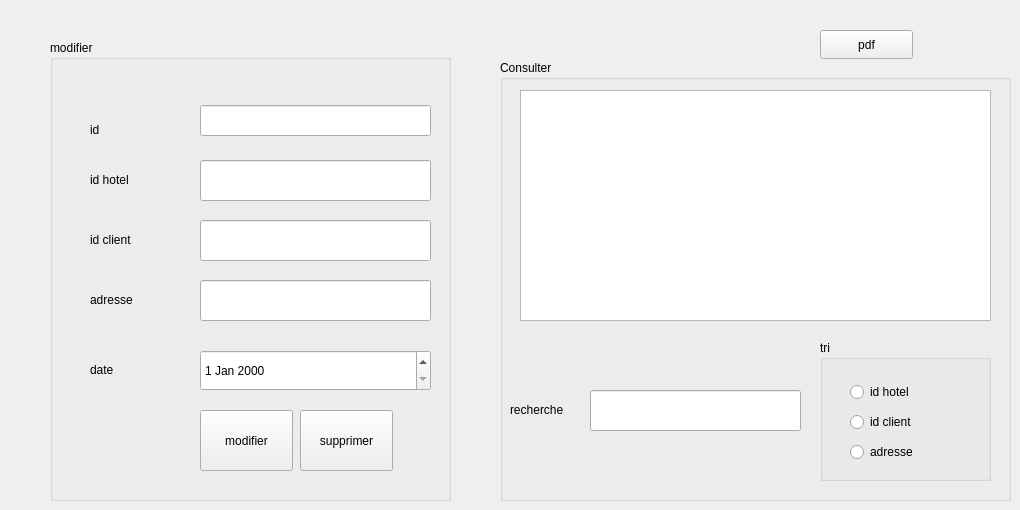
       <widget class="QWidget" name="tab_15">
        <attribute name="title">
         <string>consulter logements</string>
        </attribute>
        <widget class="QGroupBox" name="groupBox_9">
         <property name="geometry">
          <rect>
           <x>50</x>
           <y>40</y>
           <width>401</width>
           <height>461</height>
          </rect>
         </property>
         <property name="title">
          <string>modifier</string>
         </property>
         <widget class="QLabel" name="label_44">
          <property name="geometry">
           <rect>
            <x>40</x>
            <y>130</y>
            <width>63</width>
            <height>20</height>
           </rect>
          </property>
          <property name="text">
           <string>id hotel</string>
          </property>
         </widget>
         <widget class="QLineEdit" name="lineEdit_idh_2">
          <property name="geometry">
           <rect>
            <x>150</x>
            <y>120</y>
            <width>231</width>
            <height>41</height>
           </rect>
          </property>
         </widget>
         <widget class="QLineEdit" name="lineEdit_idc_2">
          <property name="geometry">
           <rect>
            <x>150</x>
            <y>180</y>
            <width>231</width>
            <height>41</height>
           </rect>
          </property>
          <property name="text">
           <string/>
          </property>
         </widget>
         <widget class="QLabel" name="label_45">
          <property name="geometry">
           <rect>
            <x>40</x>
            <y>190</y>
            <width>63</width>
            <height>20</height>
           </rect>
          </property>
          <property name="text">
           <string>id client</string>
          </property>
         </widget>
         <widget class="QLabel" name="label_46">
          <property name="geometry">
           <rect>
            <x>40</x>
            <y>250</y>
            <width>63</width>
            <height>20</height>
           </rect>
          </property>
          <property name="text">
           <string>adresse</string>
          </property>
         </widget>
         <widget class="QLineEdit" name="lineEdit_adresse_2">
          <property name="geometry">
           <rect>
            <x>150</x>
            <y>240</y>
            <width>231</width>
            <height>41</height>
           </rect>
          </property>
          <property name="text">
           <string/>
          </property>
         </widget>
         <widget class="QLabel" name="label_47">
          <property name="geometry">
           <rect>
            <x>40</x>
            <y>320</y>
            <width>63</width>
            <height>20</height>
           </rect>
          </property>
          <property name="text">
           <string>date </string>
          </property>
         </widget>
         <widget class="QDateEdit" name="dateEdit_date_2">
          <property name="geometry">
           <rect>
            <x>150</x>
            <y>310</y>
            <width>231</width>
            <height>41</height>
           </rect>
          </property>
         </widget>
         <widget class="QPushButton" name="pushButton_modif">
          <property name="geometry">
           <rect>
            <x>150</x>
            <y>370</y>
            <width>93</width>
            <height>61</height>
           </rect>
          </property>
          <property name="text">
           <string>modifier</string>
          </property>
         </widget>
         <widget class="QLabel" name="label_48">
          <property name="geometry">
           <rect>
            <x>40</x>
            <y>80</y>
            <width>63</width>
            <height>20</height>
           </rect>
          </property>
          <property name="text">
           <string>id</string>
          </property>
         </widget>
         <widget class="QLineEdit" name="lineEdit_id">
          <property name="geometry">
           <rect>
            <x>150</x>
            <y>65</y>
            <width>231</width>
            <height>31</height>
           </rect>
          </property>
          <property name="readOnly">
           <bool>true</bool>
          </property>
         </widget>
         <widget class="QPushButton" name="pushButton_supprimer_2">
          <property name="geometry">
           <rect>
            <x>250</x>
            <y>370</y>
            <width>93</width>
            <height>61</height>
           </rect>
          </property>
          <property name="text">
           <string>supprimer</string>
          </property>
         </widget>
        </widget>
        <widget class="QGroupBox" name="groupBox_10">
         <property name="geometry">
          <rect>
           <x>500</x>
           <y>60</y>
           <width>511</width>
           <height>441</height>
          </rect>
         </property>
         <property name="title">
          <string>Consulter</string>
         </property>
         <widget class="QTableView" name="tableView_2">
          <property name="geometry">
           <rect>
            <x>20</x>
            <y>30</y>
            <width>471</width>
            <height>231</height>
           </rect>
          </property>
         </widget>
         <widget class="QLineEdit" name="lineEdit_2">
          <property name="geometry">
           <rect>
            <x>90</x>
            <y>330</y>
            <width>211</width>
            <height>41</height>
           </rect>
          </property>
         </widget>
         <widget class="QLabel" name="label_49">
          <property name="geometry">
           <rect>
            <x>10</x>
            <y>340</y>
            <width>63</width>
            <height>20</height>
           </rect>
          </property>
          <property name="text">
           <string>recherche</string>
          </property>
         </widget>
         <widget class="QGroupBox" name="groupBox_11">
          <property name="geometry">
           <rect>
            <x>320</x>
            <y>280</y>
            <width>171</width>
            <height>141</height>
           </rect>
          </property>
          <property name="title">
           <string>tri</string>
          </property>
          <widget class="QRadioButton" name="radioButton">
           <property name="geometry">
            <rect>
             <x>30</x>
             <y>40</y>
             <width>110</width>
             <height>24</height>
            </rect>
           </property>
           <property name="text">
            <string>id hotel</string>
           </property>
          </widget>
          <widget class="QRadioButton" name="radioButton_2">
           <property name="geometry">
            <rect>
             <x>30</x>
             <y>70</y>
             <width>110</width>
             <height>24</height>
            </rect>
           </property>
           <property name="text">
            <string>id client</string>
           </property>
          </widget>
          <widget class="QRadioButton" name="radioButton_3">
           <property name="geometry">
            <rect>
             <x>30</x>
             <y>100</y>
             <width>110</width>
             <height>24</height>
            </rect>
           </property>
           <property name="text">
            <string>adresse</string>
           </property>
          </widget>
         </widget>
        </widget>
        <widget class="QPushButton" name="pushButton_2">
         <property name="geometry">
          <rect>
           <x>820</x>
           <y>30</y>
           <width>93</width>
           <height>29</height>
          </rect>
         </property>
         <property name="text">
          <string>pdf</string>
         </property>
        </widget>
       </widget>
